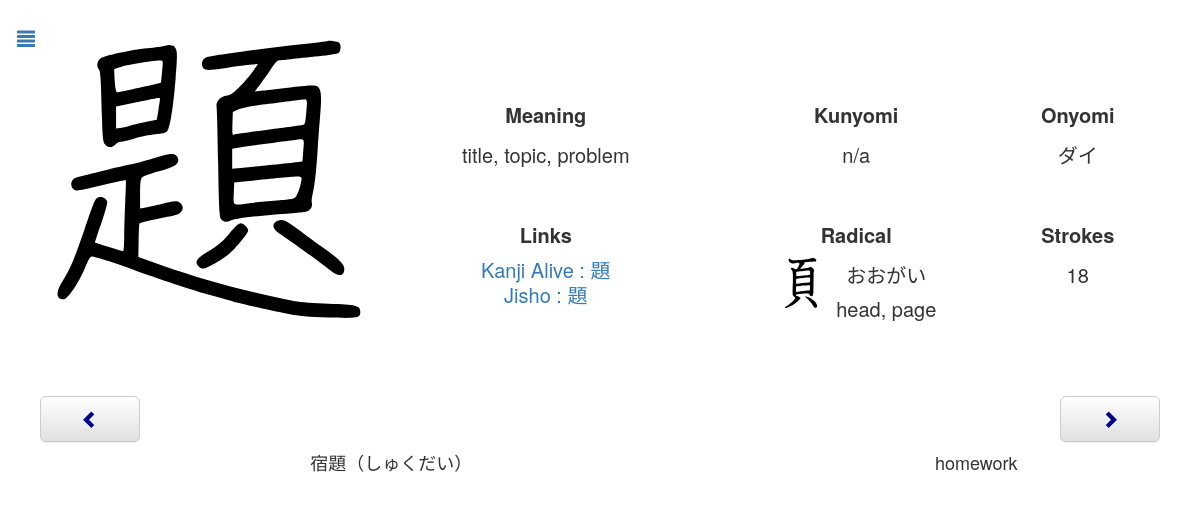
Page /review.php?id=552 on the committed database.
### tables this page shows
CREATE TABLE `Kanji` (
  `name` text NOT NULL,
  `chara` text NOT NULL,
  `meaning` text NOT NULL,
  `kunyomi` text NOT NULL,
  `onyomi` text NOT NULL,
  `linkKanjiAlive` text NOT NULL,
  `day` int(11) NOT NULL,
  `dateNext` timestamp NOT NULL DEFAULT current_timestamp() ON UPDATE current_timestamp(),
  `id` int(11) NOT NULL AUTO_INCREMENT,
  `radicalChar` text NOT NULL,
  `radicalName` text NOT NULL,
  `radicalHiragana` text NOT NULL,
  `radicalMeaning` text NOT NULL,
  `strokes` int(11) NOT NULL,
  `toTestKanji` tinyint(4) NOT NULL DEFAULT 0,
  `toTestMeaning` tinyint(4) NOT NULL DEFAULT 0,
  `testable` tinyint(4) NOT NULL DEFAULT 1,
  PRIMARY KEY (`id`)
);

CREATE TABLE `Vocabulary` (
  `id` int(11) NOT NULL AUTO_INCREMENT,
  `chara` text NOT NULL,
  `meaning` text NOT NULL,
  `day` int(11) NOT NULL DEFAULT 1,
  `dateNext` timestamp NOT NULL DEFAULT current_timestamp() ON UPDATE current_timestamp(),
  `toTestKanji` tinyint(4) NOT NULL DEFAULT 0,
  `toTestMeaning` tinyint(4) NOT NULL DEFAULT 0,
  `testable` tinyint(4) NOT NULL DEFAULT 1,
  `word` tinyint(4) NOT NULL DEFAULT 1,
  PRIMARY KEY (`id`)
);

### Connection.php (called while the page is built, shortened)
<?php
class Connection{
    private static $bdd = null;
    private function __construct(){
        try{
            self::$bdd = new PDO('mysql:host=0.0.0.0;dbname=kanji', 'root', '');
        }
        catch(Exception $e){
            die('Erreur : '.$e->getMessage());
        }
    }
    public static function getBdd(){
        return self::$bdd;
    }
}
?>

### Kanji.php (called while the page is built, shortened)
<?php
class Kanji{
    private $id;
    private $name;
    private $character;
    private $meaning;
    private $kunyomi;
    private $onyomi;
    private $linkKanjiAlive;
    private $dateNext;
    private $radicalName;
    private $radicalHiragana;
    private $radicalMeaning;
    private $strokes;
    public function __construct($id, $name, $character, $meaning, $kunyomi, $onyumi, $linkKanjiAlive, $day, $dateNext, $radicalChar, $radicalName, $radicalHiragana, $radicalMeaning, $strokes, $toTestKanji, $toTestMeaning, $testable){
        $this->id=$id;
        $this->name=$name;
        $this->character=$character;
        $this->meaning=$meaning;
        $this->kunyomi=$kunyomi;
        $this->onyomi=$onyumi;
        $this->linkKanjiAlive=$linkKanjiAlive;
        $this->dateNext = $dateNext;
        $this->radicalName=$radicalName;
        $this->radicalHiragana=$radicalHiragana;
        $this->radicalMeaning=$radicalMeaning;
        $this->strokes=$strokes;
    }
    public function calculTime(){
        $time = time();
        $second = strtotime($this->dateNext)-$time;
        if($second>0) {
            $jour = floor($second / (60 * 60 * 24));
            $heure = floor(($second - $jour * 24 * 60 * 60) / (60 * 60));
            $minute = floor(($second - $heure * 60 * 60 - $jour * 24 * 60 * 60) / (60));
            $second = floor($second - $minute * 60 - $heure * 60 * 60 - $jour * 24 * 60 * 60);
        }
    }
    public function getId(){
        return $this->id;
    }
    public function getName(){
        return $this->name;
    }
    public function getCharacter(){
        return $this->character;
    }
    public function getMeaning(){
        return $this->meaning;
    }
    public function getKun(){
        return $this->kunyomi;
    }
    public function getOn(){
        return $this->onyomi;
    }
    public function getLinkKanjiAlive(){
        return $this->linkKanjiAlive;
    }
    public function getDateNext(){
        return $this->dateNext;
    }
    public function getRadicalName(){
        return $this->radicalName;
    }
    public function getRadicalHiragana(){
        return $this->radicalHiragana;
    }
    public function getRadicalMeaning(){
        return $this->radicalMeaning;
    }
    public function getStrokes(){
        return $this->strokes;
    }
}
include_once("Connection.php");
function getAllKanji(){
    $req = Connection::getBdd()->query("SELECT * FROM Kanji ORDER BY dateNext");
    while($data = $req->fetch())
        $array[] = new Kanji($data['id'], $data['name'], $data['chara'], $data['meaning'], $data['kunyomi'], $data['onyomi'], $data['linkKanjiAlive'], $data['day'], $data['dateNext'], $data['radicalChar'], $data['radicalName'], $data['radicalHiragana'], $data['radicalMeaning'], $data['strokes'], $data['toTestKanji'], $data['toTestMeaning'], $data['testable']);
    if(isset($array)) return $array;
}
function getKanji($id){
     $req = Connection::getBdd()->query("SELECT * FROM Kanji WHERE id='".$id."'");
    while($data = $req->fetch())
        return new Kanji($data['id'], $data['name'], $data['chara'], $data['meaning'], $data['kunyomi'], $data['onyomi'], $data['linkKanjiAlive'], $data['day'], $data['dateNext'], $data['radicalChar'], $data['radicalName'], $data['radicalHiragana'], $data['radicalMeaning'], $data['strokes'], $data['toTestKanji'], $data['toTestMeaning'], $data['testable']);
}
function getNextKanjiId($id){
    $allKanji = getAllKanji();
    for($i=0;$i<count($allKanji);$i++){
        if($allKanji[$i]->getId() == $id)
            if($i == count($allKanji)-1)
                return $allKanji[0];
            else
                return $allKanji[$i+1];
    }
}
function getPreviousKanjiId($id){
    $allKanji = getAllKanji();
    for($i=0;$i<count($allKanji);$i++){
        if($allKanji[$i]->getId() == $id)
            if($i == 0)
                return $allKanji[count($allKanji)-1];
            else
                return $allKanji[$i-1];
    }
}
?>

### Word.php (called while the page is built, shortened)
<?php
class Word{
    private $id;
    private $character;
    private $meaning;
    private $dateNext;
    public function __construct($id, $character, $meaning, $day, $dateNext, $toTestKanji, $toTestMeaning, $testable, $word){
        $this->id=$id;
        $this->character=$character;
        $this->meaning=$meaning;
        $this->dateNext=$dateNext;
    }
    public function calculTime(){
        $time = time();
        $second = strtotime($this->dateNext)-$time;
        if($second>0) {
            $jour = floor($second / (60 * 60 * 24));
            $heure = floor(($second - $jour * 24 * 60 * 60) / (60 * 60));
            $minute = floor(($second - $heure * 60 * 60 - $jour * 24 * 60 * 60) / (60));
            $second = floor($second - $minute * 60 - $heure * 60 * 60 - $jour * 24 * 60 * 60);
        }
    }
    public function getId(){
        return $this->id;
    }
    public function getCharacter(){
        return $this->character;
    }
    public function getMeaning(){
        return $this->meaning;
    }
}
include_once("Connection.php");
function getAllWordsW(){
    $req = Connection::getBdd()->query("SELECT * FROM Vocabulary WHERE word=1 ORDER BY dateNext");
    while($data = $req->fetch())
        $array[] = new Word($data['id'], $data['chara'], $data['meaning'], $data['day'], $data['dateNext'], $data['toTestKanji'], $data['toTestMeaning'], $data['testable'], $data['word']);
    if(isset($array)) return $array;
}
?>

### review.php (the view, shortened to what this page needs)
<?php
    include_once("Kanji.php");
    include_once("Word.php");
    if(isset($_GET["id"])){
       $kanji = getKanji($_GET["id"]);
        $nextKanjiId = getNextKanjiId($_GET["id"]);
        $previousKanjiId = getPreviousKanjiId($_GET["id"]);
    }
    else {
        $kanji = getReviewKanji();
        if (!isset($kanji))
            header('Location: index.php');
    }
    $allWords = getAllWordsW();
?>
<body>
    <div id="page" class="page">
        <button onclick="document.location.href='index.php'" class="btn btn-link btn-lg menu"><span class="glyphicon glyphicon-align-justify"></span></button>
        <div>
            <div class="imageSVGTd">
                <img class="imageSVG" src="<?php echo "images/".$kanji->getName().".svg" ?>">
            </div>
            <div class="descriptionTable">
                <table>
                    <tr>
                        <td class="reviewKanji"><span class="description">Meaning</span><br><?php echo $kanji->getMeaning() ?></td>
                        <td class="reviewKanji"><span class="description">Kunyomi</span><br><?php echo $kanji->getKun() ?></td>
                        <td class="reviewKanji"><span class="description">Onyomi</span><br><?php echo $kanji->getOn() ?></td>
                    </tr>
                    <tr>
                        <td class="reviewKanji2"><span class="description">Links</span>
                            <div class="links"><br><?php echo "<a target='_blank' href=".$kanji->getLinkKanjiAlive().">Kanji Alive : ".$kanji->getCharacter()."</a>" ?>
                        </div><?php echo "<a target='_blank' href='http://jisho.org/search/".$kanji->getCharacter()." %23kanji'>Jisho : ".$kanji->getCharacter()."</a>" ?></td>
                        <td class="reviewKanji2"><span class="description">Radical</span><br>
                            <div class="radical">
                            <img class="radicalImage" src="<?php echo "radical/".$kanji->getRadicalName().".svg" ?>">
                                <?php echo $kanji->getRadicalHiragana() ?><br>
                                <?php echo $kanji->getRadicalMeaning() ?>
                            </div>
                        </td>
                        <td class="reviewKanji2"><span class="description">Strokes</span><br><?php echo $kanji->getStrokes() ?></td>
                    </tr>
                </table>
            </div>
        </div>
        <div class="boutons">
            <button id="boutonChevronLeft" <?php echo "onclick=document.location.href='review.php?id=".$previousKanjiId->getId()."'" ?>  onmouseout="changeColorGlyphiconChevronLeft()" onmouseover="changeColorGlyphiconChevronLeft()" type="button" class="boutonLater btn btn-lg btn-default" aria-label="Left Align">
                <span id="glyphiconBoutonLater" class="glyphicon glyphicon-chevron-left glyphiconChevron" aria-hidden="true"></span>
            </button>
            <button id="boutonChevronRight" <?php echo "onclick=document.location.href='review.php?id=".$nextKanjiId->getId()."'" ?> onmouseout="changeColorGlyphiconChevronRight()" onmouseover="changeColorGlyphiconChevronRight()" type="button" class="boutonOk btn btn-default btn-lg" aria-label="Left Align">
                <span id="glyphiconBoutonOk" class="glyphicon glyphicon-chevron-right glyphiconChevron" aria-hidden="true"></span>
            </button>
        </div>
        <table class="table">
<?php
    if(isset($allWords)){
        foreach ($allWords as $word){
            if (strpos($word->getCharacter(), $kanji->getCharacter()) !== false) {?>
            <tr <?php echo "onclick=document.location.href='vocabularyReview.php?id=".$word->getId()."&word=1'" ?> class="listKanji">
                <td><?php echo $word->getCharacter() ?></td>
                <td><?php echo $word->getMeaning() ?></td>
            </tr>
        <?php
            }
        }
    }?>
    </table>
    </div>
</body>
</html>

### css/style.css (style rules this page uses)
body { --color-background: white; --font-color: rgb(51, 51, 51); background-color: var(--color-background) !important; }
.page { padding-top: 15px; text-align: center; margin-right: auto; margin-left: auto; color: var(--font-color); }
@media (min-width: 768px) { .page { width: 750px; } }
@media (min-width: 992px) { .page { width: 970px; } }
@media (min-width: 1200px) { .page { width: 1170px; } }
.table > tbody > tr:first-child > td { font-size: 18px; border: none; color: var(--font-color); background-color: var(--color-background) !important; }
.table > tbody > tr > td { color: rgb(51, 51, 51); }
td { vertical-align: top; text-align: center; }
table { margin-top: 30px; width: 100%; }
.page > table { margin-bottom: 0px; }
.menu { position: absolute; left: 0px; }
.descriptionTable { width: 100%; display: inline-block; }
@media (min-width: 992px) { .descriptionTable { width: 65%; } }
.descriptionTable > table { width: 100%; margin-top: 0px; }
.imageSVGTd { text-align: left; display: inline-block; width: auto; vertical-align: top; }
.imageSVG { padding-top: 0; height: 200px; }
@media (min-width: 764px) { .imageSVG { height: auto; } }
.reviewKanji { padding-top: 0px; line-height: 30px; font-size: 17px; }
@media (min-width: 992px) { .reviewKanji { padding-top: 80px; font-size: 20px; line-height: 40px; } }
.reviewKanji2 { padding-top: 40px; line-height: 30px; font-size: 17px; }
@media (min-width: 992px) { .reviewKanji2 { font-size: 20px; line-height: 40px; } }
.description { vertical-align: top; font-weight: bold; }
.radicalImage { height: 50px; width: 50px; margin-right: 10px; }
.radical { display: flex; padding-top: 3px; line-height: 1.7; justify-content: center; }
.links { line-height: 10px; }
.boutons { display: block; margin-top: 50px; }
.boutonOk { float: right; width: 100px; margin-right: 25px; }
.boutonLater { float: left; width: 100px; margin-left: 25px; }
.glyphiconChevron { color: darkblue; }
.listKanji { cursor: pointer; }
@media (min-width: 992px) { .listKanji { font-size: 20px; } }

### rows in the picture
kanji: name (picture), meaning "title, topic, problem", kunyomi "n/a", onyomi "ダイ", chara "題", radicalName (picture), radicalHiragana "おおがい", radicalMeaning "head, page", strokes "18"
vocabulary: chara "宿題（しゅくだい）", meaning "homework"
